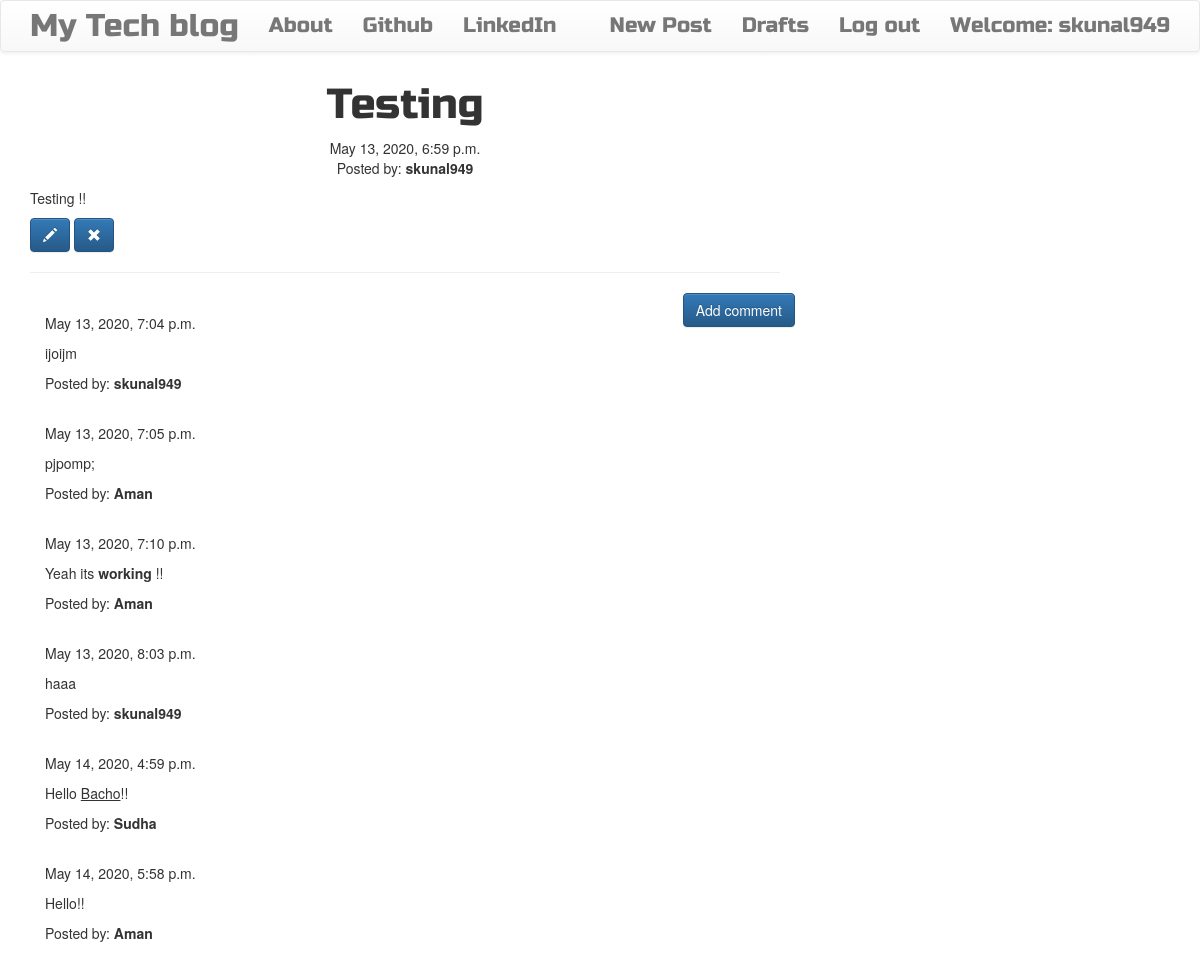
Page /post/8 (signed in) on the committed database.
### blog/models.py (models this page shows, shortened)
class Post(models.Model):
    author=models.ForeignKey('auth.User')
    title=models.CharField(max_length=200)
    text=models.TextField()
    created_date=models.DateTimeField(default=timezone.now)
    published_date=models.DateTimeField(blank=True,null=True)

class Comment(models.Model):
    user = models.OneToOneField(User, on_delete=models.CASCADE, blank=True, null=True)
    post=models.ForeignKey('blog.Post', related_name='comments')
    author=models.CharField(max_length=200)
    text=models.TextField()
    created_date=models.DateTimeField(default=timezone.now)
    approve_comment=models.BooleanField(default=False)

### blog/views.py (the view)
# urls.py: url(r'^post/(?P<pk>\d+)$', views.PostDetailView.as_view(), name='post_detail'),
class PostDetailView(DetailView):
    model=Post

### blog/templates/blog/post_detail.html (shortened to what this page needs)
{% extends 'blog/base.html' %}
{% block content %}
        <h1 class='posttitle loader'>{{ post.title }}</h1>
        {% if post.published_date %}
            <div class="date postdate">
                {{ post.published_date }}
            </div>
            <div class="date postdate">
              Posted by: <strong>{{ post.author }}</strong>
            </div>
        {% else %}
            <a class="btn btn-default" href="{% url 'post_publish' pk=post.pk %}">Publish</a>
        {% endif %}
      <p class='postcontent' >{{ post.text|safe|linebreaksbr }}</p>
      {% if user.is_authenticated %}
        {% ifequal request.user post.author %}
          <a class="btn btn-primary" href="{% url 'post_edit' pk=post.pk %}"><span class="glyphicon glyphicon-pencil"></span></a>
          <a class="btn btn-primary" href="{% url 'post_remove' pk=post.pk %}"><span class="glyphicon glyphicon-remove"></span></a>
        {% endifequal %}
      {% endif %}
  <hr>
  <a class="btn btn-primary btn-comment" href="{% url 'add_comment_to_post' pk=post.pk %}">Add comment</a>
  <div class="container">
  {% for comment in post.comments.all %}
  <br>
      {% if user.is_authenticated or comment.approve_comment %}
        {% if request.user == comment.post.author or comment.approve_comment  %}
          {{ comment.created_date }}
          <p>{{ comment.text|safe|linebreaks }}</p>
          <p>Posted by: <strong>{{ comment.author }}</strong></p>
        {% endif %}
      {% endif %}
  {% empty %}
      <p>No comments posted.</p>
  {% endfor %}
</div>
{% endblock %}

### blog/templates/blog/base.html (shortened to what this page needs)
<!DOCTYPE html>
{% load staticfiles %}
<html>
    <head>
        <link rel="stylesheet" href="https://maxcdn.bootstrapcdn.com/bootstrap/3.3.7/css/bootstrap.min.css">
        <link rel="stylesheet" href="https://maxcdn.bootstrapcdn.com/bootstrap/3.3.7/css/bootstrap-theme.min.css">
        <link rel="stylesheet" href="//cdn.jsdelivr.net/medium-editor/latest/css/medium-editor.min.css" type="text/css" media="screen" charset="utf-8">
        <link rel="stylesheet" href="{% static 'css/blog.css' %}">
<body class='loader'>
  <nav class="navbar navbar-default techfont custom-navbar">
    <div class="container">
      <ul class="nav navbar-nav">
        <li><a class='navbar-brand bigbrand' href="{% url 'post_list' %}">My Tech blog</a></li>
        <li><a href="{% url 'about'%}">About</a></li>
        <li><a href="https://www.github.com">Github</a></li>
        <li><a href="https://www.linkedin.com">LinkedIn</a></li>
      </ul>
      <ul class="nav navbar-nav navbar-right">
        {% if user.is_authenticated %}
        <li>
          <a href="{% url 'post_new' %}" >New Post</a>
        </li>
        <li>
          <a href="{% url 'post_draft_list' %}">Drafts</a>
        </li>
        <li>
          <a href="{% url 'logout' %}" >Log out</a>
        </li>
        <li>
          <a >Welcome: {{ user.username }}</a>
        </li>
          {% else %}
          <li><a class='nav navbar-right' href="{% url 'login' %}" ><span class="glyphicon glyphicon-user"></span></a></li>
        {% endif %}
      </ul>
  </div>
</nav>
        <div class="content container">
            <div class="row">
                <div class="col-md-8">
                  <div class="blog_posts">
                    {% block content %}
                    {% endblock %}
                  </div>
                </div>
            </div>
        </div>
</body>
</html>

### blog/static/css/blog.css (style rules this page uses)
.techfont { font-family: 'Russo One', sans-serif; font-size: 1.5em; margin-bottom: 10px; }
.postdate { text-align: center; }
.posttitle { font-family: 'Russo One', sans-serif; font-size: 3em; text-align: center; }
.postcontent { font-family: 'Montserrat'; font-size: 1.5em; }
.btn-comment { position: absolute; right: 0px; }
.bigbrand { font-size: 1.5em; }
.loader { filter:hue-rotate(0deg); color: linear-gradient(45deg,#0f8,#08f); animation:hue 5000ms infinite linear; }

### rows in the picture
Post: title "Testing", published_date "May 13, 2020, 6:59 p.m.", author "skunal949", text "Testing !!"
Comment: created_date "May 13, 2020, 7:04 p.m.", text "ijoijm", author "skunal949"
Comment: created_date "May 13, 2020, 7:05 p.m.", text "pjpomp;", author "Aman"
Comment: created_date "May 13, 2020, 7:10 p.m.", text "Yeah its working !!", author "Aman"
Comment: created_date "May 13, 2020, 8:03 p.m.", text "haaa", author "skunal949"
Comment: created_date "May 14, 2020, 4:59 p.m.", text "Hello Bacho !!", author "Sudha"
Comment: created_date "May 14, 2020, 5:58 p.m.", text "Hello!!", author "Aman"

### other values in the picture
{{ user.username }} "skunal949"
